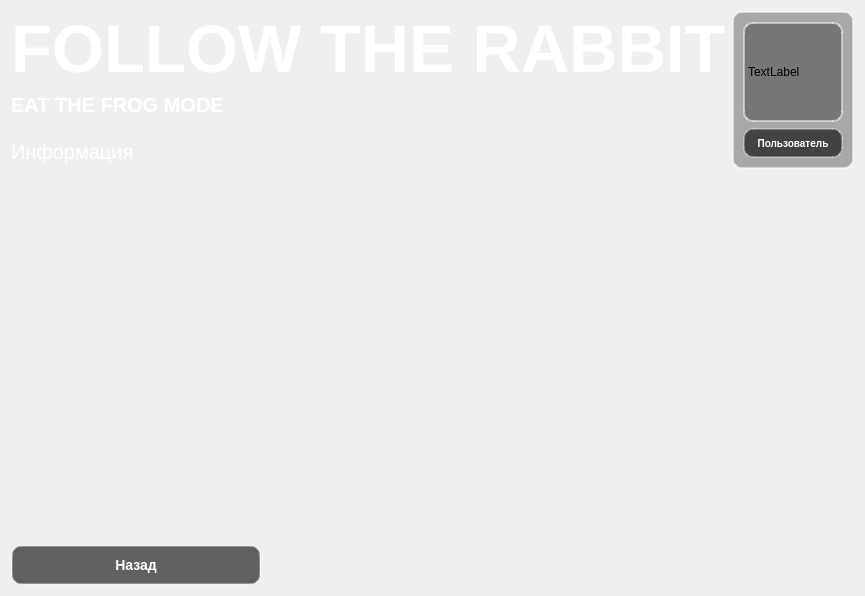
<?xml version="1.0" encoding="UTF-8"?>
<ui version="4.0">
 <class>EatTheFrog</class>
 <widget class="QWidget" name="EatTheFrog">
  <property name="geometry">
   <rect>
    <x>0</x>
    <y>0</y>
    <width>834</width>
    <height>596</height>
   </rect>
  </property>
  <property name="windowTitle">
   <string>Form</string>
  </property>
  <layout class="QVBoxLayout" name="verticalLayout_7">
   <item>
    <layout class="QVBoxLayout" name="verticalLayout_6">
     <item>
      <layout class="QHBoxLayout" name="horizontalLayout_2">
       <item>
        <layout class="QVBoxLayout" name="verticalLayout_3">
         <item alignment="Qt::AlignmentFlag::AlignBottom">
          <widget class="QLabel" name="label">
           <property name="font">
            <font>
             <pointsize>50</pointsize>
             <bold>true</bold>
            </font>
           </property>
           <property name="styleSheet">
            <string notr="true">color:white</string>
           </property>
           <property name="text">
            <string>FOLLOW THE RABBIT</string>
           </property>
           <property name="alignment">
            <set>Qt::AlignmentFlag::AlignBottom|Qt::AlignmentFlag::AlignLeading|Qt::AlignmentFlag::AlignLeft</set>
           </property>
          </widget>
         </item>
         <item alignment="Qt::AlignmentFlag::AlignTop">
          <widget class="QLabel" name="label_3">
           <property name="font">
            <font>
             <pointsize>15</pointsize>
             <bold>true</bold>
            </font>
           </property>
           <property name="styleSheet">
            <string notr="true">QLabel {

    color: white;
    
}
</string>
           </property>
           <property name="text">
            <string>EAT THE FROG MODE</string>
           </property>
           <property name="alignment">
            <set>Qt::AlignmentFlag::AlignLeading|Qt::AlignmentFlag::AlignLeft|Qt::AlignmentFlag::AlignTop</set>
           </property>
          </widget>
         </item>
         <item>
          <widget class="QLabel" name="label_7">
           <property name="font">
            <font>
             <pointsize>15</pointsize>
            </font>
           </property>
           <property name="styleSheet">
            <string notr="true">QLabel {

    color: white;
    
}</string>
           </property>
           <property name="text">
            <string>Информация</string>
           </property>
          </widget>
         </item>
        </layout>
       </item>
       <item>
        <spacer name="horizontalSpacer_4">
         <property name="orientation">
          <enum>Qt::Orientation::Horizontal</enum>
         </property>
         <property name="sizeHint" stdset="0">
          <size>
           <width>40</width>
           <height>20</height>
          </size>
         </property>
        </spacer>
       </item>
       <item>
        <layout class="QVBoxLayout" name="verticalLayout_4">
         <item>
          <widget class="QFrame" name="frame">
           <property name="styleSheet">
            <string notr="true">QFrame {
    border: 2px solid rgba(255,255,255,0.5);
    border-radius: 10px;
    background: rgba(0,0,0,0.3);
}</string>
           </property>
           <property name="frameShape">
            <enum>QFrame::Shape::StyledPanel</enum>
           </property>
           <property name="frameShadow">
            <enum>QFrame::Shadow::Raised</enum>
           </property>
           <layout class="QVBoxLayout" name="verticalLayout_8">
            <item alignment="Qt::AlignmentFlag::AlignHCenter|Qt::AlignmentFlag::AlignVCenter">
             <widget class="QLabel" name="label_5">
              <property name="sizePolicy">
               <sizepolicy hsizetype="Fixed" vsizetype="Fixed">
                <horstretch>0</horstretch>
                <verstretch>0</verstretch>
               </sizepolicy>
              </property>
              <property name="minimumSize">
               <size>
                <width>100</width>
                <height>100</height>
               </size>
              </property>
              <property name="maximumSize">
               <size>
                <width>100</width>
                <height>100</height>
               </size>
              </property>
              <property name="text">
               <string>TextLabel</string>
              </property>
             </widget>
            </item>
            <item alignment="Qt::AlignmentFlag::AlignHCenter|Qt::AlignmentFlag::AlignVCenter">
             <widget class="QLabel" name="label_4">
              <property name="sizePolicy">
               <sizepolicy hsizetype="Fixed" vsizetype="Fixed">
                <horstretch>0</horstretch>
                <verstretch>0</verstretch>
               </sizepolicy>
              </property>
              <property name="minimumSize">
               <size>
                <width>100</width>
                <height>30</height>
               </size>
              </property>
              <property name="maximumSize">
               <size>
                <width>100</width>
                <height>30</height>
               </size>
              </property>
              <property name="styleSheet">
               <string notr="true">QLabel {
    background: rgba(0, 0, 0, 0.6);
    color: white;
    border: 2px solid rgba(255, 255, 255, 0.3);
    border-radius: 10px;
    font-size: 10px;
    font-weight: bold;

}
</string>
              </property>
              <property name="text">
               <string>Пользователь</string>
              </property>
              <property name="alignment">
               <set>Qt::AlignmentFlag::AlignCenter</set>
              </property>
             </widget>
            </item>
           </layout>
          </widget>
         </item>
        </layout>
       </item>
      </layout>
     </item>
     <item>
      <layout class="QHBoxLayout" name="horizontalLayout">
       <item>
        <layout class="QVBoxLayout" name="verticalLayout">
         <item>
          <spacer name="verticalSpacer">
           <property name="orientation">
            <enum>Qt::Orientation::Vertical</enum>
           </property>
           <property name="sizeHint" stdset="0">
            <size>
             <width>20</width>
             <height>40</height>
            </size>
           </property>
          </spacer>
         </item>
         <item alignment="Qt::AlignmentFlag::AlignBottom">
          <widget class="QPushButton" name="pushButton">
           <property name="sizePolicy">
            <sizepolicy hsizetype="Fixed" vsizetype="Fixed">
             <horstretch>0</horstretch>
             <verstretch>0</verstretch>
            </sizepolicy>
           </property>
           <property name="minimumSize">
            <size>
             <width>250</width>
             <height>0</height>
            </size>
           </property>
           <property name="styleSheet">
            <string notr="true">QPushButton {
    background: rgba(0, 0, 0, 0.6);
    color: white;
    border: 2px solid rgba(255, 255, 255, 0.3);
    border-radius: 10px;
    font-size: 14px;
    font-weight: bold;
    padding: 10px;
}

QPushButton:hover {
    background: rgba(100, 100, 100, 0.7);
    border-color: rgba(255, 255, 255, 0.6);
}

QPushButton:pressed {
    background: rgba(50, 50, 50, 0.8);
}</string>
           </property>
           <property name="text">
            <string>Назад</string>
           </property>
          </widget>
         </item>
        </layout>
       </item>
       <item>
        <layout class="QVBoxLayout" name="verticalLayout_5"/>
       </item>
       <item>
        <spacer name="horizontalSpacer">
         <property name="orientation">
          <enum>Qt::Orientation::Horizontal</enum>
         </property>
         <property name="sizeHint" stdset="0">
          <size>
           <width>40</width>
           <height>20</height>
          </size>
         </property>
        </spacer>
       </item>
       <item>
        <layout class="QVBoxLayout" name="verticalLayout_2">
         <item>
          <layout class="QHBoxLayout" name="buttonlayout"/>
         </item>
        </layout>
       </item>
      </layout>
     </item>
    </layout>
   </item>
  </layout>
 </widget>
 <resources/>
 <connections/>
</ui>
